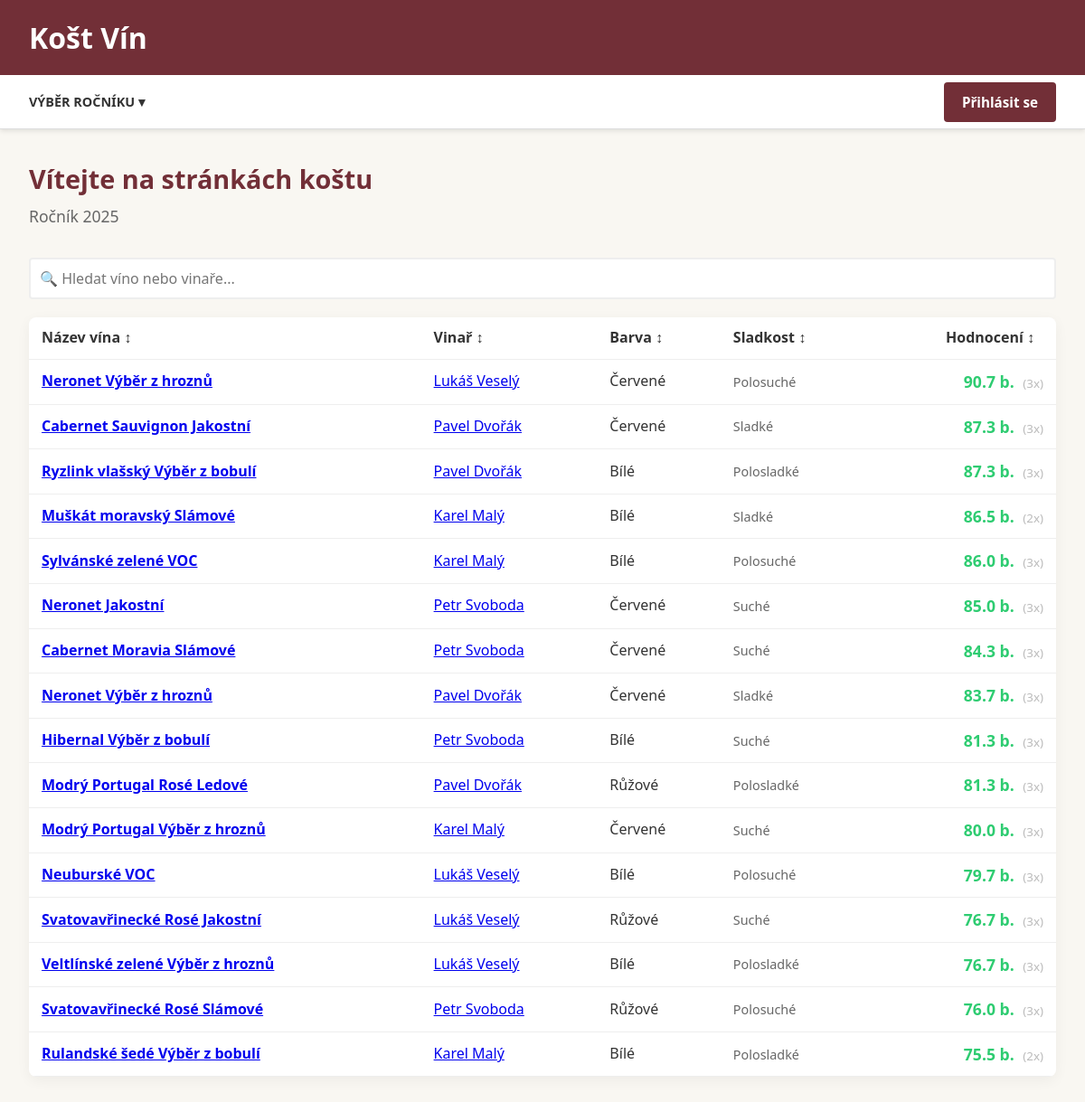
The page / on the database its author committed.
### app/models/db.py (models this page shows)
class Vino(Base):
    __tablename__ = "VINO"
    id = Column(Integer, primary_key=True, index=True)
    nazev = Column(String(100), nullable=False)
    barva = Column(String(20))
    odruda = Column(String(50))
    privlastek = Column(String(50))
    sladkost = Column(String(20))
    rok_sklizne = Column(Integer)
    vinar_id = Column(Integer, ForeignKey("USERS.id"), nullable=False)
    rocnik_id = Column(Integer, ForeignKey("ROCNIK.id"), nullable=False)
    vinar = relationship("Users", back_populates="vina")
    rocnik = relationship("Rocnik", back_populates="vina")
    hodnoceni = relationship("Hodnoceni", back_populates="vino", cascade="all, delete-orphan")

class Users(Base):
    __tablename__ = "USERS"
    id = Column(Integer, primary_key=True, index=True)
    login = Column(String(50), unique=True, nullable=False)
    password_hash = Column(String(255), nullable=False)
    jmeno = Column(String(100), nullable=False)
    is_active = Column(Boolean, default=True)
    adresa = Column(String(200))
    telefon = Column(String(20))
    email = Column(String(100), nullable=False)
    role = relationship("Role", secondary="USERROLE", backref="users")
    vina = relationship("Vino", back_populates="vinar")

### app/api/routers/home.py (the view)
@router.get("/")
def home_page(
    ctx: dict = Depends(get_template_context),
    rocnik_id: Optional[int] = None,
    db: Session = Depends(get_db)
):
    zobrazeny_rocnik = get_nejnovejsi_rocnik(db)
    selected_rocnik = None
    if rocnik_id:
        selected_rocnik = get_rocnik_by_id(db, rocnik_id)
    if not selected_rocnik:
        selected_rocnik = zobrazeny_rocnik
    wines = []
    rocnik_nazev = "V databázi nejsou žádné ročníky"
    if selected_rocnik:
        rocnik_nazev = f"Ročník {selected_rocnik.rok}"
        if not selected_rocnik.is_active:
            rocnik_nazev += " (Archiv)"
        wines = get_wines_by_rocnik(db, selected_rocnik.id)
    return ctx["request"].app.state.templates.TemplateResponse(
        "index.html",
        {
            **ctx,  # <--- Tady je to kouzlo. Přidá user, roles, all_rocniky...
            "active_rocnik": zobrazeny_rocnik,
            "rocnik_nazev": rocnik_nazev,
            "wines": wines
        }
    )

### app/templates/index.html (shortened to what this page needs)
{% extends "base.html" %}
{% block content %}
<div class="container-lg">
    <div class="page-header-row">
        <div>
            <h2 class="page-title">Vítejte na stránkách koštu</h2>
            <div style="color: #666; font-weight: normal; font-size: 1.1rem; margin-top: 4px;">
                {{ rocnik_nazev }}
            </div>
        </div>
    </div>
    <div style="margin-bottom: 20px;">
        <input type="text" id="searchInput" onkeyup="filterTable()"
           placeholder="🔍 Hledat víno nebo vinaře..."
           class="form-control"
           style="max-width: 100%; border: 2px solid #eee;">
    </div>
    <div class="card" style="padding: 0;">
        <table class="data-table" id="winesTable">
            <thead>
                <tr>
                    <th class="sortable" onclick="sortTable(0)">Název vína ↕</th>
                    <th class="sortable" onclick="sortTable(1)">Vinař ↕</th>
                    <th class="sortable" onclick="sortTable(2)">Barva ↕</th>
                    <th class="sortable" onclick="sortTable(3)">Sladkost ↕</th>
                    <th class="sortable" onclick="sortTable(4)">Hodnocení ↕</th>
                </tr>
            </thead>
            <tbody>
                {% for vino in wines %}
                <tr>
                    <td class="text-bold"><a href="/vino/{{ vino.id }}" class="link-wine">{{ vino.nazev }}</a></td>
                    <td><a href="/vinar/{{ vino.vinar.id }}" class="link-vinar">{{ vino.vinar.jmeno }}</a></td>
                    <td>{{ vino.barva.value }}</td>
                    <td class="text-muted">{{ vino.sladkost.value }}</td>
                    <td class="text-right">
                        {% if vino.prumer_body %}
                            <span style="font-weight: bold; color: #2ecc71; font-size: 1.1rem;">
                                {{ "%.1f"|format(vino.prumer_body) }} b.
                            </span>
                            <small style="color: #bbb; margin-left: 5px;">({{ vino.pocet_hodnoceni }}x)</small>
                        {% else %}
                            <span style="color: #ccc; font-size: 0.9rem;">Nehodnoceno</span>
                        {% endif %}
                    </td>
                </tr>
                {% endfor %}
            </tbody>
        </table>
    </div>
</div>
{% endblock %}

### app/templates/base.html (shortened to what this page needs)
<!DOCTYPE html>
<html lang="cs">
<head>
    <link rel="stylesheet" href="{{ url_for('static', path='style.css') }}">
</head>
<body>
    <header class="site-header">
        <div class="header-top">
            <div class="logo">
                <h1><a href="/" style="color: inherit; text-decoration: none;">Košt Vín</a></h1>
            </div>
        </div>
        <div class="navbar-container">
            <nav class="main-nav">
                <div class="dropdown">
                    <a href="#" class="nav-link">Výběr ročníku ▾</a>
                </div>
                <div class="user-panel" style="margin-left: auto;">
                    {% if user %}
                        <div class="dropdown">
                            <a href="#" class="nav-link" style="text-transform: none;">👤 {{ user }} ▾ </a>
                            <div class="dropdown-content">
                                <a href="/users/profil">Můj profil</a>
                                <div class="dropdown-divider"></div>
                                <a href="/auth/logout" style="color: #b71c1c;">Odhlásit se</a>
                            </div>
                        </div>
                    {% else %}
                        <a href="/auth/login?next={{ request.url.path }}" class="btn">Přihlásit se</a>
                    {% endif %}
                </div>
            </nav>
        </div>
    </header>
    <main>
        {% block content %}{% endblock %}
    </main>
</body>
</html>

### app/static/style.css (style rules this page uses)
:root { --primary: #722F37; --secondary: #C5A059; --bg-light: #f9f7f2; --text-dark: #333; --white: #ffffff; --shadow: 0 4px 6px rgba(0,0,0,0.1); }
* { box-sizing: border-box; margin: 0; padding: 0; }
body { font-family: 'Segoe UI', Tahoma, Geneva, Verdana, sans-serif; background-color: var(--bg-light); color: var(--text-dark); line-height: 1.6; }
.site-header { display: flex; flex-direction: column; width: 100%; z-index: 100; position: sticky; top: 0; box-shadow: 0 2px 5px rgba(0,0,0,0.1); }
.header-top { background-color: var(--primary); color: var(--white); padding: 1rem 2rem; display: flex; justify-content: space-between; align-items: center; }
.navbar-container { background-color: #fff; border-bottom: 1px solid #ddd; height: 60px; display: flex; align-items: center; width: 100%; padding: 0 2rem; box-sizing: border-box; }
.main-nav { display: flex; gap: 30px; justify-content: flex-start; align-items: center; width: 100%; }
.nav-link { color: #333333; text-decoration: none; font-weight: 600; text-transform: uppercase; font-size: 0.9rem; padding: 15px 0; position: relative; transition: color 0.3s; }
.nav-link::after { content: ''; position: absolute; width: 0; height: 3px; bottom: 0; left: 0; background-color: var(--primary); transition: width 0.3s; }
.dropdown { position: relative; display: inline-block; }
.btn { display: inline-block; background-color: var(--primary); color: var(--white); padding: 10px 20px; border-radius: 4px; text-decoration: none; border: none; cursor: pointer; font-weight: bold; font-size: 0.95rem; text-align: center; transition: background 0.2s; font-family: inherit; line-height: inherit; }
.data-table { width: 100%; border-collapse: collapse; }
.data-table th, .data-table td { padding: 10px 14px; border-bottom: 1px solid #eee; text-align: left; }
.data-table th { white-space: nowrap; }
.data-table th:last-child { text-align: right; padding-right: 24px; }
.data-table td:last-child { text-align: right; }
.sortable { cursor: pointer; user-select: none; position: relative; }
.form-control { width: 100%; padding: 10px; border: 1px solid #ddd; border-radius: 4px; font-family: inherit; font-size: 1rem; }
.text-bold { font-weight: bold; }
.text-muted { color: #666; font-size: 0.9em; }
.text-right { text-align: right; }
.container-lg { max-width: 1400px; margin: 0 auto; padding: 2rem; }
.card { background: white; padding: 30px; border-radius: 8px; box-shadow: 0 4px 15px rgba(0,0,0,0.05); overflow: hidden; }
.page-header-row { display: flex; justify-content: space-between; align-items: center; margin-bottom: 2rem; }
.page-title { color: var(--primary); margin: 0; font-size: 1.8rem; font-weight: bold; }

### rows shown on the page
Vino: nazev "Neronet Výběr z hroznů", vinar.jmeno "Lukáš Veselý", barva.value "Červené", sladkost.value "Polosuché", prumer_body "90.7", pocet_hodnoceni "3"
Vino: nazev "Cabernet Sauvignon Jakostní", vinar.jmeno "Pavel Dvořák", barva.value "Červené", sladkost.value "Sladké", prumer_body "87.3", pocet_hodnoceni "3"
Vino: nazev "Ryzlink vlašský Výběr z bobulí", vinar.jmeno "Pavel Dvořák", barva.value "Bílé", sladkost.value "Polosladké", prumer_body "87.3", pocet_hodnoceni "3"
Vino: nazev "Muškát moravský Slámové", vinar.jmeno "Karel Malý", barva.value "Bílé", sladkost.value "Sladké", prumer_body "86.5", pocet_hodnoceni "2"
Vino: nazev "Sylvánské zelené VOC", vinar.jmeno "Karel Malý", barva.value "Bílé", sladkost.value "Polosuché", prumer_body "86.0", pocet_hodnoceni "3"
Vino: nazev "Neronet Jakostní", vinar.jmeno "Petr Svoboda", barva.value "Červené", sladkost.value "Suché", prumer_body "85.0", pocet_hodnoceni "3"
Vino: nazev "Cabernet Moravia Slámové", vinar.jmeno "Petr Svoboda", barva.value "Červené", sladkost.value "Suché", prumer_body "84.3", pocet_hodnoceni "3"
Vino: nazev "Neronet Výběr z hroznů", vinar.jmeno "Pavel Dvořák", barva.value "Červené", sladkost.value "Sladké", prumer_body "83.7", pocet_hodnoceni "3"
Vino: nazev "Hibernal Výběr z bobulí", vinar.jmeno "Petr Svoboda", barva.value "Bílé", sladkost.value "Suché", prumer_body "81.3", pocet_hodnoceni "3"
Vino: nazev "Modrý Portugal Rosé Ledové", vinar.jmeno "Pavel Dvořák", barva.value "Růžové", sladkost.value "Polosladké", prumer_body "81.3", pocet_hodnoceni "3"
Vino: nazev "Modrý Portugal Výběr z hroznů", vinar.jmeno "Karel Malý", barva.value "Červené", sladkost.value "Suché", prumer_body "80.0", pocet_hodnoceni "3"
Vino: nazev "Neuburské VOC", vinar.jmeno "Lukáš Veselý", barva.value "Bílé", sladkost.value "Polosuché", prumer_body "79.7", pocet_hodnoceni "3"
Vino: nazev "Svatovavřinecké Rosé Jakostní", vinar.jmeno "Lukáš Veselý", barva.value "Růžové", sladkost.value "Suché", prumer_body "76.7", pocet_hodnoceni "3"
Vino: nazev "Veltlínské zelené Výběr z hroznů", vinar.jmeno "Lukáš Veselý", barva.value "Bílé", sladkost.value "Polosladké", prumer_body "76.7", pocet_hodnoceni "3"
Vino: nazev "Svatovavřinecké Rosé Slámové", vinar.jmeno "Petr Svoboda", barva.value "Růžové", sladkost.value "Polosuché", prumer_body "76.0", pocet_hodnoceni "3"
Vino: nazev "Rulandské šedé Výběr z bobulí", vinar.jmeno "Karel Malý", barva.value "Bílé", sladkost.value "Polosladké", prumer_body "75.5", pocet_hodnoceni "2"

### other values the page prints
{{ rocnik_nazev }} "Ročník 2025"
